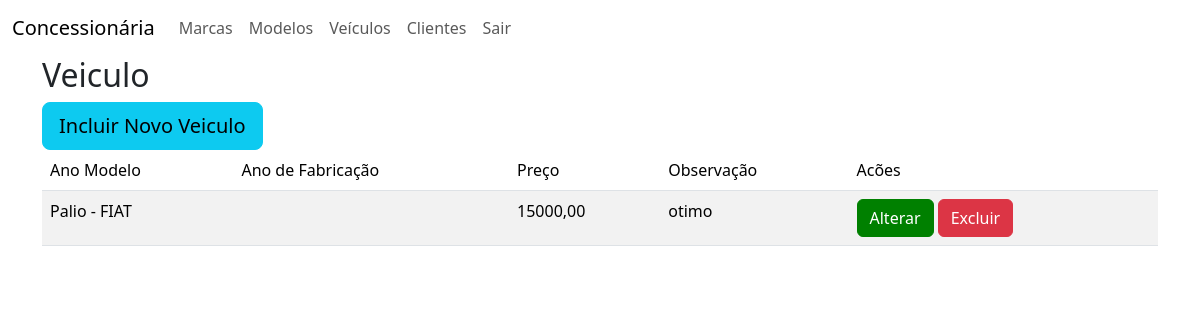
//listar_veiculo, run on the app's committed database.
### cadastro/models.py (models this page shows, shortened)
class Veiculo(models.Model):
    modelo = models.ForeignKey(Modelo, on_delete=models.DO_NOTHING)
    ano_modelo = models.IntegerField(max_length=4)
    ano_fabricacao = models.IntegerField(max_length=4)
    preco = models.DecimalField(max_digits=18, decimal_places=2)
    observacao = models.CharField(max_length=255)

class Modelo(models.Model):
    marca = models.ForeignKey(Marca, on_delete=models.DO_NOTHING)
    nome = models.CharField(max_length=100)
    def __str__(self):
        return f'{self.nome} - {self.marca.nome}'

class Marca(models.Model):
    nome = models.CharField(max_length=100)
    class Meta:
        ordering = ['nome']

### cadastro/views.py (the view)
def listarVeiculo(request):
    veiculo = Veiculo.objects.order_by('ano_modelo')
    return render(request, 'veiculo/lista.html',{'veiculo': veiculo})

### cadastro/templates/veiculo/lista.html
{% extends 'base.html' %}
{% block content %}
   <h2>Veiculo</h2>
   <a href="{% url 'incluir_veiculo' %}" class="btn btn-info btn-lg">Incluir Novo Veiculo</a>
   <table class='table table-striped'>
      <thead>
      <tr>
         <td>Ano Modelo</td>
         <td>Ano de Fabricação</td>
         <td>Preço</td>
         <td>Observação</td>
         <td>Acões</td>
      </tr>
   </thead>
   <tbody>
      {% for v in veiculo %}
      <tr>
         <td>{{v.modelo}}</td>
         <td>{{v.fabricacao}}</td>
         <td>{{v.preco}}</td>
         <td>{{v.observacao}}</td>
         <td>
            <a href ="{% url 'alterar_veiculo' v.id %}" class="btn btn-primary">Alterar</a>
            <a href= "#" class = "btn btn-danger" onclick="abrirTela('{% url 'excluir_veiculo' v.id %}')" >Excluir</a>
         </td>
      </tr>
      {% endfor %}
   </tbody>
   </table>
{% endblock %}

### templates/estatico/estilo.css (style rules this page uses)
.btn-primary { background-color: rgb(0, 128, 0) !important; border-color: rgb(0, 128, 0) !important; }

### data on the page
Veiculo: modelo "Palio - FIAT", preco "15000,00", observacao "otimo"
